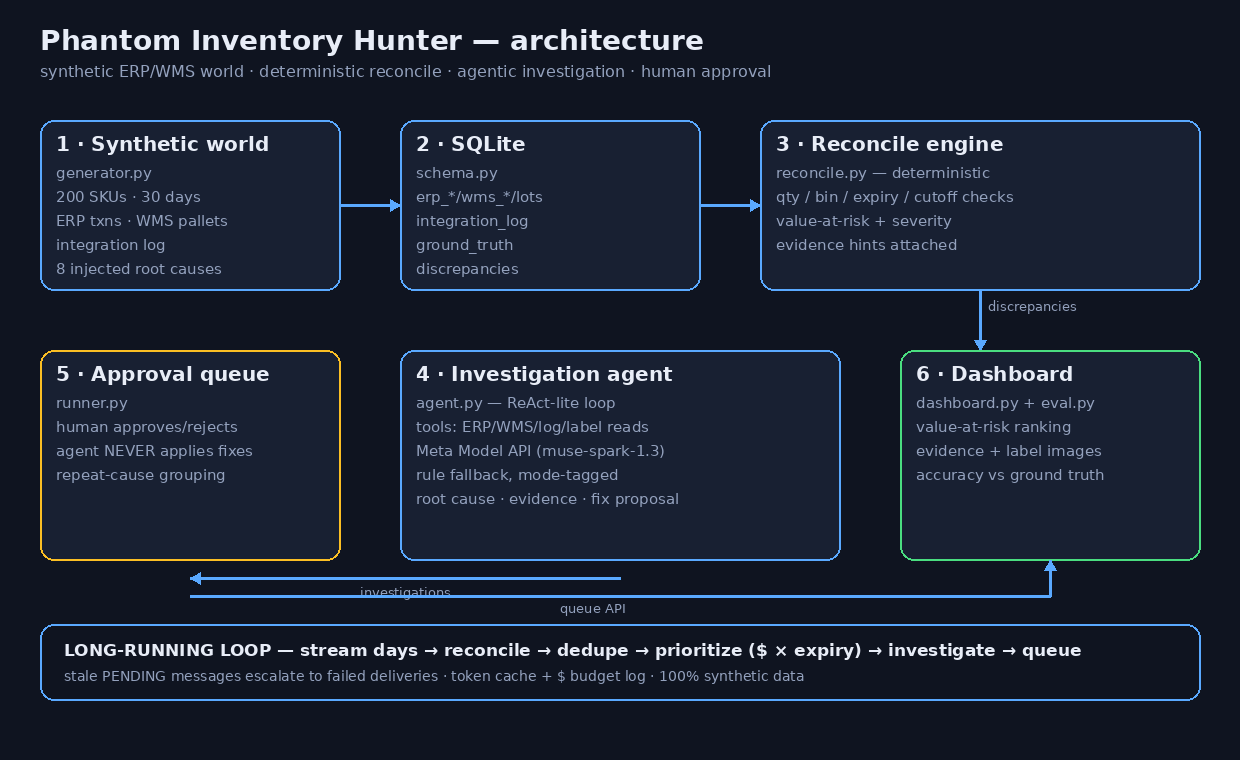

Python code for this plot:
"""Generate docs/architecture.png — system architecture diagram (PIL, no deps)."""
from __future__ import annotations

from pathlib import Path

from PIL import Image, ImageDraw, ImageFont

W, H = 1240, 760
BG = (15, 20, 32)
PANEL = (24, 32, 50)
LINE = (90, 169, 255)
TXT = (232, 237, 247)
DIM = (147, 161, 189)
ACCENT = (90, 169, 255)
GREEN = (74, 222, 128)
WARN = (251, 191, 36)


def _font(size: int, bold: bool = True):
    name = "DejaVuSans-Bold.ttf" if bold else "DejaVuSans.ttf"
    for p in (f"/usr/share/fonts/truetype/dejavu/{name}",):
        try:
            return ImageFont.truetype(p, size)
        except OSError:
            continue
    return ImageFont.load_default()


def box(d, xy, w, h, title, lines, accent=ACCENT):
    x, y = xy
    d.rounded_rectangle([x, y, x + w, y + h], radius=14, fill=PANEL,
                        outline=accent, width=2)
    d.text((x + 16, y + 12), title, font=_font(20), fill=TXT)
    yy = y + 44
    for ln in lines:
        d.text((x + 16, yy), ln, font=_font(15, bold=False), fill=DIM)
        yy += 24


def arrow(d, x1, y1, x2, y2, label=""):
    d.line([x1, y1, x2, y2], fill=LINE, width=3)
    # head
    s = 10
    if x2 > x1:
        d.polygon([(x2, y2), (x2 - s, y2 - 6), (x2 - s, y2 + 6)], fill=LINE)
    elif y2 > y1:
        d.polygon([(x2, y2), (x2 - 6, y2 - s), (x2 + 6, y2 - s)], fill=LINE)
    if label:
        d.text(((x1 + x2) / 2 + 8, (y1 + y2) / 2 - 22), label,
               font=_font(13, bold=False), fill=DIM)


def main():
    img = Image.new("RGB", (W, H), BG)
    d = ImageDraw.Draw(img)
    d.text((40, 24), "Phantom Inventory Hunter — architecture",
           font=_font(28), fill=TXT)
    d.text((40, 62), "synthetic ERP/WMS world · deterministic reconcile · agentic investigation · human approval",
           font=_font(16, bold=False), fill=DIM)

    # top row: world -> data -> engine
    box(d, (40, 120), 300, 170, "1 · Synthetic world",
        ["generator.py", "200 SKUs · 30 days", "ERP txns · WMS pallets", "integration log", "8 injected root causes"])
    box(d, (400, 120), 300, 170, "2 · SQLite",
        ["schema.py", "erp_*/wms_*/lots", "integration_log", "ground_truth", "discrepancies"])
    box(d, (760, 120), 440, 170, "3 · Reconcile engine",
        ["reconcile.py — deterministic", "qty / bin / expiry / cutoff checks", "value-at-risk + severity", "evidence hints attached"])
    arrow(d, 340, 205, 400, 205)
    arrow(d, 700, 205, 760, 205)

    # middle: agent
    box(d, (400, 350), 440, 210, "4 · Investigation agent",
        ["agent.py — ReAct-lite loop", "tools: ERP/WMS/log/label reads", "Meta Model API (muse-spark-1.3)", "rule fallback, mode-tagged", "root cause · evidence · fix proposal"])
    arrow(d, 980, 290, 980, 350, "discrepancies")

    # bottom row: queue + dashboard, loop
    box(d, (40, 350), 300, 210, "5 · Approval queue",
        ["runner.py", "human approves/rejects", "agent NEVER applies fixes", "repeat-cause grouping"], accent=WARN)
    box(d, (900, 350), 300, 210, "6 · Dashboard",
        ["dashboard.py + eval.py", "value-at-risk ranking", "evidence + label images", "accuracy vs ground truth"], accent=GREEN)
    # agent -> queue: horizontal line just below both boxes
    d.line([620, 578, 190, 578], fill=LINE, width=3)
    d.polygon([(190, 578), (200, 572), (200, 584)], fill=LINE)
    d.text((360, 584), "investigations", font=_font(13, bold=False), fill=DIM)
    # queue -> dashboard: route under the agent box
    d.line([190, 596, 1050, 596], fill=LINE, width=3)
    d.line([1050, 596, 1050, 560], fill=LINE, width=3)
    d.polygon([(1050, 560), (1044, 570), (1056, 570)], fill=LINE)
    d.text((560, 600), "queue API", font=_font(13, bold=False), fill=DIM)

    # long-running loop band
    d.rounded_rectangle([40, 624, 1200, 700], radius=14, outline=LINE, width=2)
    d.text((64, 640), "LONG-RUNNING LOOP — stream days → reconcile → dedupe → prioritize ($ × expiry) → investigate → queue",
           font=_font(17), fill=TXT)
    d.text((64, 668), "stale PENDING messages escalate to failed deliveries · token cache + $ budget log · 100% synthetic data",
           font=_font(14, bold=False), fill=DIM)

    out = Path(__file__).resolve().parent / "architecture.png"
    img.save(out)
    print(f"wrote {out}")


if __name__ == "__main__":
    main()
